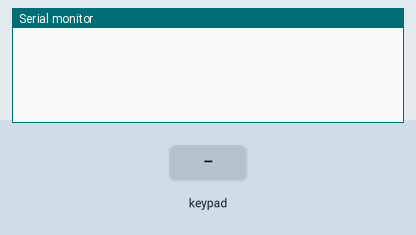
Recording of a sketch running on a simulated Arduino Uno, built with avr-gcc and run on an emulated ATmega328P. Parts: the last lines printed to the serial monitor. Wiring (inferred from the names in the program): 3×3 keypad with keys 1 2 3 4 5 6 7 8 9 (labels assumed): rows pin 0, pin 1, pin 2; columns pin 8, pin 9, pin 10. Inputs (shaded band) come from the test bench.

Above: at 1.2 s.
1.3 s: key '1' pressed
At 2.2 s:
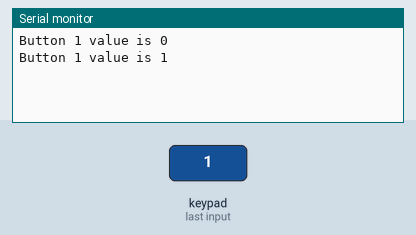
2.9 s: keypad keys 1 3 9 pressed 0.4 s apart
At 5.2 s:
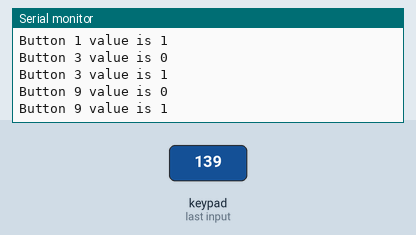
5.6 s: key '2' pressed
At 6.4 s:
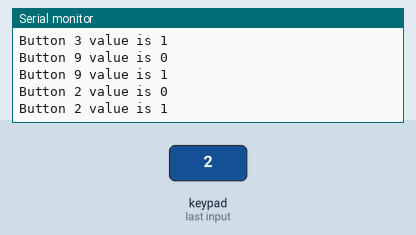
Timing chart, 0 to 8.6 s (numbered marks = the images above; inputs shaded):
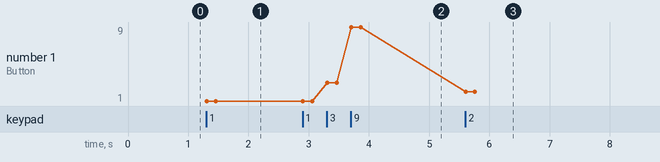

The sketch:

buttonarray_usb_test_3x3matrix.ino
```cpp
/* Geoff's button matrix MIDI controller Teensy code
  I stole lots of logic from Teensy USB-MIDI Buttons example code by Liam Lacey

  Using a switch matrix design I found at https://forum.arduino.cc/index.php?topic=253215.0
  Schematic https://forum.arduino.cc/index.php?action=dlattach;topic=253215.0;attach=87528

  You must select MIDI from the "Tools > USB Type" menu for this code to compile.

  To change the name of the USB-MIDI device, edit the STR_PRODUCT define
  in the /Applications/Arduino.app/Contents/Java/hardware/teensy/avr/cores/usb_midi/usb_private.h
  file. You may need to clear your computers cache of MIDI devices for the name change to be applied.

  See https://www.pjrc.com/teensy/td_midi.html for the Teensy MIDI library documentation.

*/

const byte NUM_OF_X_PINS = 3;
const byte NUM_OF_Y_PINS = 3;
const byte SWITCHPINS_X[NUM_OF_X_PINS] = { 0, 1, 2 };  // pins to which the x row is connected
const byte SWITCHPINS_Y[NUM_OF_Y_PINS] = { 8, 9, 10 }; // pins to which the y col is connected
const byte NUM_OF_SWITCHES = NUM_OF_X_PINS * NUM_OF_Y_PINS ; // number of buttons

byte switchValue[NUM_OF_SWITCHES];

const int DEBOUNCE_TIME = 5; //button debounce time

void setup() {
  Serial.begin(9600); // DEBUG: USB is always 12Mbit/sec no matter the baud rate here

  for (byte i = 0; i < NUM_OF_SWITCHES; i++) {
    switchValue[i] = 1; // set all switches to 'off' to start with (1 is off in this logic)
  }

  for (byte i = 0; i < NUM_OF_X_PINS; i++) { // Configure the x pins for input mode with pullup resistors.
    pinMode(SWITCHPINS_X[i], INPUT_PULLUP);
  }

  for (byte i = 0; i < NUM_OF_Y_PINS; i++) { // Configure the y pins for input mode with pullup resistors.
    pinMode(SWITCHPINS_Y[i], INPUT_PULLUP);
  }
}

void loop() {

  byte n = 0; // This is used to enumerate every actual button starting from switch 0

  for (byte xpin = 0; xpin < NUM_OF_X_PINS; xpin++) { // Loop through every digital x pin

    pinMode(SWITCHPINS_X[xpin], OUTPUT); // Sets the digital x pin as output

    digitalWrite(SWITCHPINS_X[xpin], LOW); // 0 volts (https://www.arduino.cc/en/Reference/DigitalWrite)

    for (byte ypin = 0; ypin < NUM_OF_Y_PINS; ypin++) { // Loop through every digital y pin

      // At this point, we are examining "button" n
      // I've noticed that 1 = button unpressed, 0 = button pressed

      byte switchCurrentValue = digitalRead(SWITCHPINS_Y[ypin]); // Read Y Pin and set CurrentValue of the Switch. 1 = off, 0 = on

      if ((switchValue[n] != switchCurrentValue)) { // If there's an edge change ) { // Oh button n's state has changed from our last recorded state!
        switchValue[n] = switchCurrentValue; // Record the new value
        char buf[22];
        sprintf(buf, "Button %d value is %d", n+1, switchValue[n]);
        Serial.println(buf);
      }

      n++; // move on to the next button

      delay(1); // 1 ms between each button, just chill out OK

    }
    pinMode(SWITCHPINS_X[xpin], INPUT_PULLUP); // Stop the digitalWrite
  }
}
```

Measured:
- after the input at 1.3 s, the serial monitor: prints a new line at once (image 1)
- after the input at 2.9 s, the serial monitor: prints a new line after 0.41 s (image 2)
- after the input at 5.6 s, the serial monitor: prints a new line at once (image 3)
- plotted number 1: 1 → 9 after the input at 2.9 s, 9 → 2 after the input at 5.6 s
